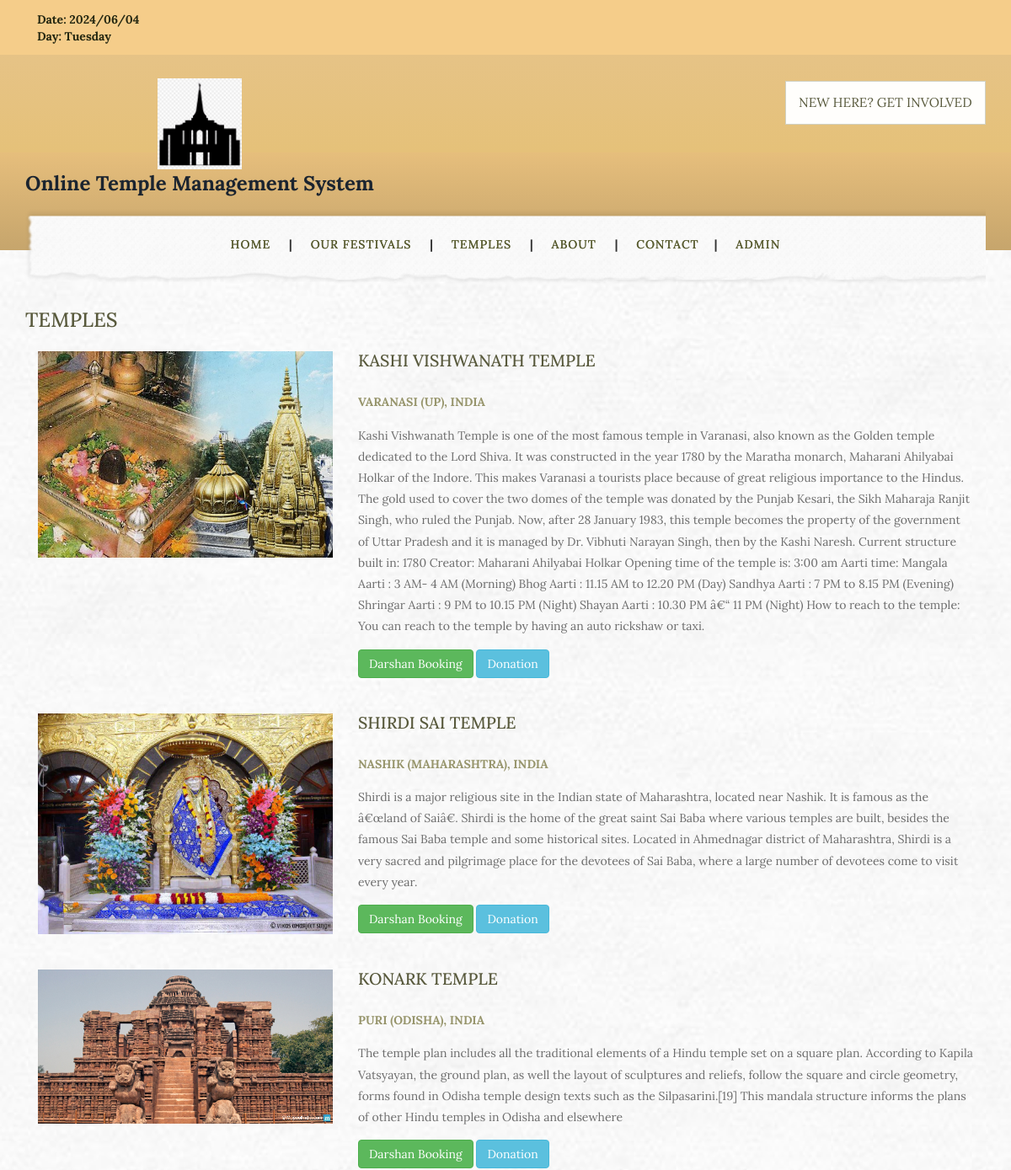
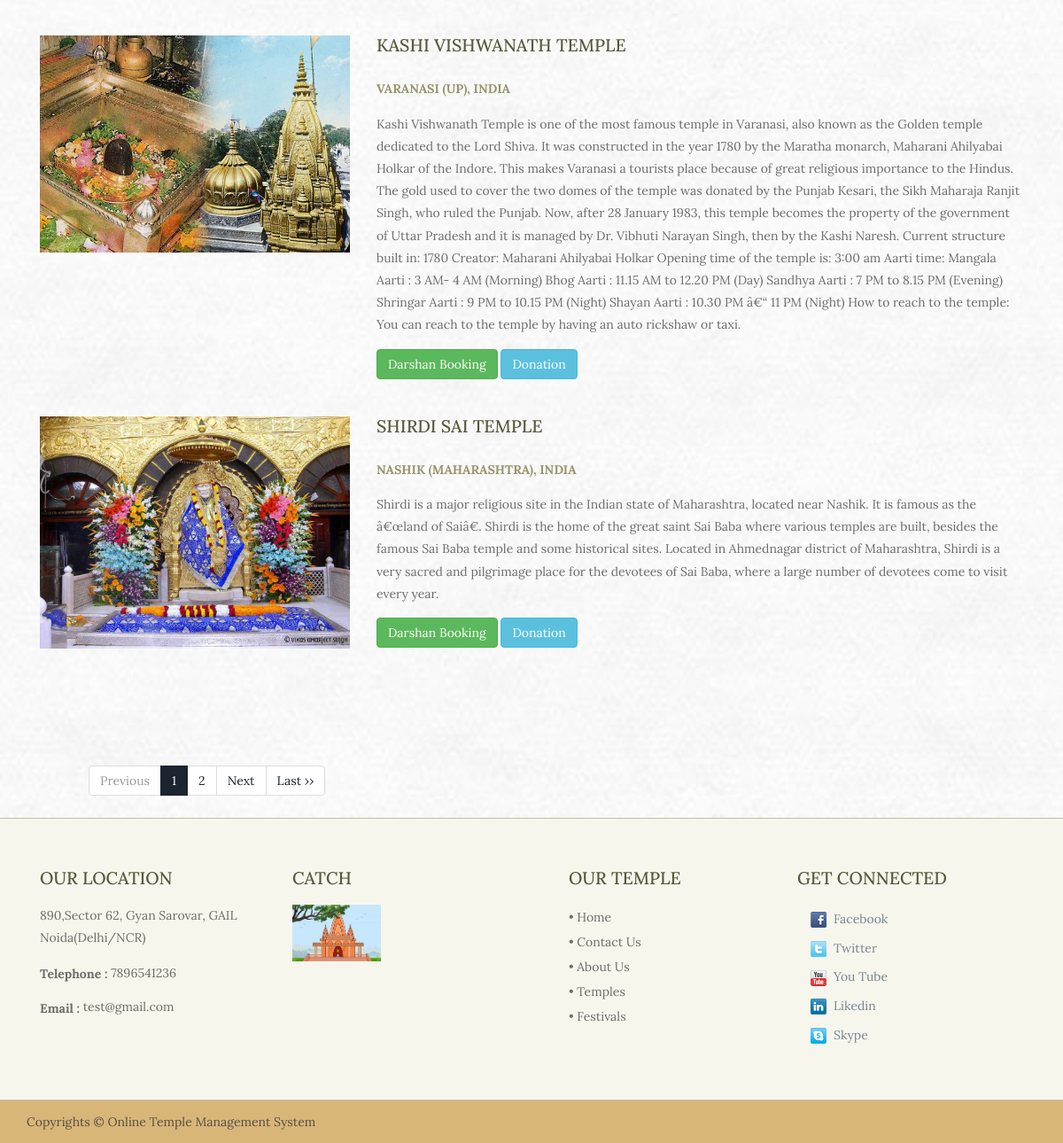
Screenshot of /otms/temples.php with the database file from the repository (2 pictures, top to bottom).
### tables this page shows
CREATE TABLE `tbltemple` (
  `ID` int(5) NOT NULL,
  `TempleName` varchar(250) DEFAULT NULL,
  `TempleLocation` varchar(250) DEFAULT NULL,
  `City` varchar(250) DEFAULT NULL,
  `State` varchar(250) DEFAULT NULL,
  `Country` varchar(250) DEFAULT NULL,
  `Description` mediumtext DEFAULT NULL,
  `TempleImage1` varchar(250) DEFAULT NULL,
  `TempleImage2` varchar(250) DEFAULT NULL,
  `TempleImage3` varchar(250) DEFAULT NULL,
  `CreationDate` timestamp NULL DEFAULT current_timestamp()
);

CREATE TABLE `tblpage` (
  `ID` int(10) NOT NULL,
  `PageType` varchar(200) DEFAULT NULL,
  `PageTitle` mediumtext DEFAULT NULL,
  `PageDescription` mediumtext DEFAULT NULL,
  `Email` varchar(200) DEFAULT NULL,
  `MobileNumber` bigint(10) DEFAULT NULL,
  `UpdationDate` date DEFAULT NULL
);

### otms/temples.php (the view, shortened to what this page needs)
<?php
include('includes/config.php');
  ?>
<!DOCTYPE HTML>
<html>
<head>
<link href="css/bootstrap.css" rel="stylesheet" type="text/css" media="all">
<link href="css/style.css" rel="stylesheet" type="text/css" media="all" />
<link rel="stylesheet" href="css/flexslider.css" type="text/css" media="screen" />
</head>
<body>
<?php include_once('includes/header.php');?>
	<div class="prayer">
		<div class="container">
			<h2>Temples</h2>
			<?php
			 if (isset($_GET['page_no']) && $_GET['page_no']!="") {
    $page_no = $_GET['page_no'];
    } else {
        $page_no = 1;
        }
    $total_records_per_page = 5;
    $offset = ($page_no-1) * $total_records_per_page;
    $previous_page = $page_no - 1;
    $next_page = $page_no + 1;
    $result_count = mysqli_query($con,"SELECT COUNT(*) As total_records FROM tbltemple");
    $total_records = mysqli_fetch_array($result_count);
    $total_records = $total_records['total_records'];
    $total_no_of_pages = ceil($total_records / $total_records_per_page);
$ret=mysqli_query($con,"select *from  tbltemple LIMIT $offset, $total_records_per_page");
while ($row=mysqli_fetch_array($ret)) {
?>
			<div class="prayer-top">
				<div class="col-md-4 prayer-left">
					<a href="single-temple.php?tid=<?php echo  htmlentities($row['ID']);?>"><img src="admin/templeimages/<?php echo htmlentities($row['TempleImage1']);?>" class="img-responsive" alt="" /></a>
				</div>
				<div class="col-md-8 prayer-right">
					<a href="single-temple.php?tid=<?php echo  htmlentities($row['ID']);?>"><h3><?php echo  htmlentities($row['TempleName']);?></h3></a>
					<h6><?php echo  htmlentities($row['City']);?> (<?php echo  htmlentities ($row['State']);?>), <?php echo  htmlentities($row['Country']);?></h6>
					<p><?php echo  htmlentities($row['Description']);?></p>
					<a href="book-darshan.php?darshanbookid=<?php echo  htmlentities($row['ID']);?>" class="btn btn-success">Darshan Booking</a>
					<a href="donation.php?donationid=<?php echo  htmlentities($row['ID']);?>" class="btn btn-info">Donation</a>
				</div>
				<div class="clearfix"> </div>
			</div><?php
}?>
		</div>
	</div>
	<ul class="pagination" style="padding-left: 100px;">
    <li <?php if($page_no <= 1){ echo "class='disabled'"; } ?>>
    <a <?php if($page_no > 1){ echo "href='?page_no=$previous_page'"; } ?>>Previous</a>
    </li>
    <?php
    if ($total_no_of_pages <= 10){
        for ($counter = 1; $counter <= $total_no_of_pages; $counter++){
            if ($counter == $page_no) {
           echo "<li class='active'><a>$counter</a></li>";
                }else{
           echo "<li><a href='?page_no=$counter'>$counter</a></li>";
                }
        }
    }
?>
    <li <?php if($page_no >= $total_no_of_pages){ echo "class='disabled'"; } ?>>
    <a <?php if($page_no < $total_no_of_pages) { echo "href='?page_no=$next_page'"; } ?>>Next</a>
    </li>
    <?php if($page_no < $total_no_of_pages){
        echo "<li><a href='?page_no=$total_no_of_pages'>Last &rsaquo;&rsaquo;</a></li>";
        } ?>
</ul>
	<?php include_once('includes/footer.php');?>
</body>
</html>

### otms/includes/footer.php (shortened to what this page needs)
  <div class="footer">
  <div class="container">
    <div class="col-md-3 loc">
      <?php
$ret=mysqli_query($con,"select * from tblpage where PageType='contactus' ");
while ($row=mysqli_fetch_array($ret)) {
?>
      <h3>Our Location</h3>
      <p><?php  echo $row['PageDescription'];?></p>
      <p><span>Telephone :</span> <?php  echo $row['MobileNumber'];?></p>
      <span>Email : </span><a href="mailto:example@gmail.com"><?php  echo $row['Email'];?></a>
    </div><?php } ?>
    <div class="col-md-3 ma">
    <h3>Catch</h3>
     <img src="images/place-2016-10-20-9-2debe815231bfc6ee1046e0b27a3e84b.jpg" width="100">
    </div>
    <div class="col-md-3 or">
      <h3>Our Temple</h3>
      <li><a href="index.php">• Home</a></li>
      <li><a href="contact.php">• Contact Us</a></li>
      <li><a href="about.php">• About Us</a></li>
      <li><a href="temples.php">• Temples</a></li>
      <li><a href="festivals.php">• Festivals</a></li>
    </div>
    <div class="col-md-3 con">
      <h3>Get Connected</h3>
      <ul class="social">
            <li><a href="#"><i class="fb"> </i>Facebook</a></li>
            <li><a href="#"><i class="twt"> </i>Twitter</a></li>
            <li><a href="#"><i class="yout"> </i>You Tube</a></li>
            <li><a href="#"><i class="lik"> </i>Likedin</a></li>
            <li><a href="#"><i class="skyp"> </i>Skype</a></li>
          </ul>
    </div>
    <div class="clearfix"> </div>
  </div>
  </div>
  <div class="footer-bottom">
  <div class="container">
    <p>Copyrights © Online Temple Management System </p>
  </div>
  </div>

### otms/css/style.css (style rules this page uses)
h4, h5, h6, h1, h2, h3 { margin-top: 0; }
ul, ol { margin: 0; }
p { margin: 0; }
html,body { font-family: 'Lora', serif; background: url(../images/bac.jpg) no-repeat; background-size: cover; -webkit-background-size: cover; -moz-background-size: cover; -o-background-size: cover; -ms-background-size: cover; }
body a { transition:0.5s all; -webkit-transition:0.5s all; -moz-transition:0.5s all; -o-transition:0.5s all; -ms-transition:0.5s all; }
*, *:after, *::before { -webkit-box-sizing: border-box; -moz-box-sizing: border-box; box-sizing: border-box; }
ul.social li { list-style: none; display:block; margin: 0 1em; }
ul.social { padding: 0em; }
ul.social li a, ul.social li span { color: #758594; padding: 0.4em 0; display: block; font-size: 1em; }
i.fb { width: 20px; height: 20px; display: inline-block; background: url(../images/img-sprite.png) no-repeat -438px -6px; vertical-align: middle; margin-right: 0.5em; }
i.twt { width: 20px; height: 20px; display: inline-block; background: url(../images/img-sprite.png) no-repeat -438px -34px; vertical-align: middle; margin-right: 0.5em; }
i.yout { width: 20px; height: 20px; display: inline-block; background: url(../images/img-sprite.png) no-repeat -438px -63px; vertical-align: middle; margin-right: 0.5em; }
i.lik { width: 20px; height: 20px; display: inline-block; background: url(../images/img-sprite.png) no-repeat -438px -92px; vertical-align: middle; margin-right: 0.5em; }
i.skyp { width: 20px; height: 20px; display: inline-block; background: url(../images/img-sprite.png) no-repeat -438px -121px; vertical-align: middle; margin-right: 0.5em; }
.footer h3 { color: #58593c; font-size: 1.4em; text-transform: uppercase; margin-bottom: 1em; }
.footer p { color: #6d6d6d; margin: 1em 0; line-height: 1.8em; font-size: 1em; }
span { font-weight: 700; color: #6d6d6d; vertical-align: middle; }
.footer a { color: #6d6d6d; }
.or li { display: block; line-height: 2em; }
.or li a { color: #6d6d6d; text-decoration: none; }
.footer { background: #f7f6ec; padding: 4em 0; border-top: 1px solid #c0bfa8; }
.footer-bottom { background: #d8b678; padding: 1em; border-top: 1px solid #c0bfa8; }
.footer-bottom p { font-size: 1em; color: #554f46; }
.or { padding: 0 3em; }
.prayer { padding: 5em 0; }
.prayer h2 { color: #58593c; font-size: 1.7em; margin-bottom: 1em; text-transform: uppercase; }
.prayer h3 { color: #58593c; font-size: 1.4em; margin-bottom: 1em; text-transform: uppercase; }
.prayer h6 { color: #97956c; font-size: 1em; line-height: 1.8em; font-weight:700; text-transform:uppercase; margin: 0; padding:0.5em 0 0 0; }
.prayer p { color: #6d6d6d; font-size: 1em; margin: 1em 0; line-height: 1.8em; }
.prayer-top { margin: 0 0 3em 0; }
.container:after { content: "\0020"; display: block; height: 0; clear: both; visibility: hidden; }
.clearfix:before, .clearfix:after, .row:before, .row:after { content: '\0020'; display: block; overflow: hidden; visibility: hidden; width: 0; height: 0; }
.row:after, .clearfix:after { clear: both; }

### rows the page displays
tbltemple: TempleImage1 (picture), TempleName "KASHI VISHWANATH TEMPLE", City "VARANASI", State "UP", Country "INDIA", Description "Kashi Vishwanath Temple is one of the most famous temple in Varanasi, also known as the Golden temple dedicated to the Lord Shiva. It was constructed in the year 1780 by the Maratha monarch, Maharani Ahilyabai Holkar of the Indore. This makes Varanasi a tourists place because of great religious importance to the Hindus. The gold used to cover the two domes of the temple was donated by the Punjab Kesari, the Sikh Maharaja Ranjit Singh, who ruled the Punjab. Now, after 28 January 1983, this temple becomes the property of the government of Uttar Pradesh and it is managed by Dr. Vibhuti Narayan Singh, then by the Kashi Naresh. Current structure built in: 1780 Creator: Maharani Ahilyabai Holkar…"
tbltemple: TempleImage1 (picture), TempleName "SHIRDI SAI TEMPLE", City "NASHIK", State "MAHARASHTRA", Country "INDIA", Description "Shirdi is a major religious site in the Indian state of Maharashtra, located near Nashik. It is famous as the â€œland of Saiâ€. Shirdi is the home of the great saint Sai Baba where various temples are built, besides the famous Sai Baba temple and some historical sites. Located in Ahmednagar district of Maharashtra, Shirdi is a very sacred and pilgrimage place for the devotees of Sai Baba, where a large number of devotees come to visit every year."
tbltemple: TempleImage1 (picture), TempleName "KONARK TEMPLE", City "PURI", State "ODISHA", Country "INDIA", Description "The temple plan includes all the traditional elements of a Hindu temple set on a square plan. According to Kapila Vatsyayan, the ground plan, as well the layout of sculptures and reliefs, follow the square and circle geometry, forms found in Odisha temple design texts such as the Silpasarini.[19] This mandala structure informs the plans of other Hindu temples in Odisha and elsewhere"
tbltemple: TempleImage1 (picture), TempleName "KASHI VISHWANATH TEMPLE", City "VARANASI", State "UP", Country "INDIA", Description "Kashi Vishwanath Temple is one of the most famous temple in Varanasi, also known as the Golden temple dedicated to the Lord Shiva. It was constructed in the year 1780 by the Maratha monarch, Maharani Ahilyabai Holkar of the Indore. This makes Varanasi a tourists place because of great religious importance to the Hindus. The gold used to cover the two domes of the temple was donated by the Punjab Kesari, the Sikh Maharaja Ranjit Singh, who ruled the Punjab. Now, after 28 January 1983, this temple becomes the property of the government of Uttar Pradesh and it is managed by Dr. Vibhuti Narayan Singh, then by the Kashi Naresh. Current structure built in: 1780 Creator: Maharani Ahilyabai Holkar…"
tbltemple: TempleImage1 (picture), TempleName "SHIRDI SAI TEMPLE", City "NASHIK", State "MAHARASHTRA", Country "INDIA", Description "Shirdi is a major religious site in the Indian state of Maharashtra, located near Nashik. It is famous as the â€œland of Saiâ€. Shirdi is the home of the great saint Sai Baba where various temples are built, besides the famous Sai Baba temple and some historical sites. Located in Ahmednagar district of Maharashtra, Shirdi is a very sacred and pilgrimage place for the devotees of Sai Baba, where a large number of devotees come to visit every year."
tblpage: PageDescription "890,Sector 62, Gyan Sarovar, GAIL Noida(Delhi/NCR)", MobileNumber "7896541236", Email "test@gmail.com"
